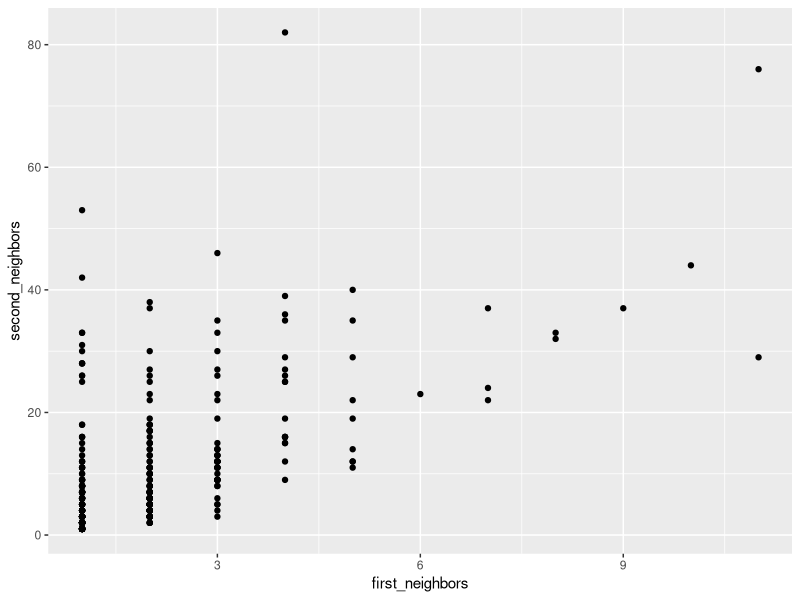

Generate this figure with R: (Note: this script raises an error after producing the figure.)
###############load package#################
require(readr)
require(dplyr)
require(igraph)
require(tidygraph)
require(ggraph)
require(ggplot2)

setwd("~/Documentos/Proyecto/Selección de genes/Búsqueda_fármacos/Conjuntos")

# Load data
#repeat for each subtype
basal_data <- read_csv("conjuntos_basal.csv")

# basal_data <- conjuntos_basal[, -4]

#Generate bipartite networks
gene_drug <- cbind(basal_data[,1], basal_data[,2])
mir_gene <- cbind(basal_data[,3], basal_data[,1])

# Remove duplicate values
gene_drug <- unique(gene_drug)
mir_gene<-unique(mir_gene)

#Create an igraph object
g1 <- graph_from_data_frame(gene_drug)
g2 <- graph_from_data_frame(mir_gene)

# Generate a tripartite network
g3 = g2 +  g1
as_tbl_graph(g3)

#Create dictionary for the network.  
g3 <- g3 %>% as_tbl_graph %>% mutate(tipo = case_when(name %in% unique(gene_drug$Genes)~ "Genes",
                                                      name %in% unique(gene_drug$Farmaco)~ "Farmacos",
                                                      name %in% unique(mir_gene$miRNAs)~ "miRNAs"))


#Count the number of elements in my network
g3 %>%  as_tibble %>% group_by(tipo) %>% count()



# filter first and second neighbors
g3 <- g3 %>% mutate(first_neighbors = local_size(order = 1, mode = "all", mindist = 1))
g3 <- g3 %>% mutate(second_neighbors = local_size(order = 2, mode = "all", mindist = 2))
g3 %>% filter(tipo== "miRNAs")

# Generate scatter plot
g3 %>% filter(tipo== "miRNAs") %>% 
  as_tibble() %>% 
  ggplot() + geom_point(aes(first_neighbors, second_neighbors)) 

g3 %>% filter(tipo== "miRNAs") %>% 
  as_tibble() %>% 
  ggplot() + geom_point(aes(first_neighbors, second_neighbors))+
  geom_label(aes(vecinos_uno, vecinos_dos, label= name))

#Filter miRNAs with higher number of second neighbors
miRNAS <- g3 %>% filter(tipo== "miRNAs") %>% 
  filter(vecinos_dos >= 40) %>% 
  pull(name)

miRNAS
# [1] "hsa-mir-3942" "hsa-mir-141"  "hsa-mir-99b"  "hsa-mir-6824" "hsa-mir-561"
# "hsa-mir-4715" [7] "hsa-mir-133b"
names(miRNAS) <- miRNAS

# Get number of first and second neighbors
neighborhood(g3, order = 2, nodes = miRNAS, mindist = 2)
lapply(miRNAS, FUN = function(i){neighborhood(g3, order = 2
                                                  , nodes = i, mindist = 2)})
